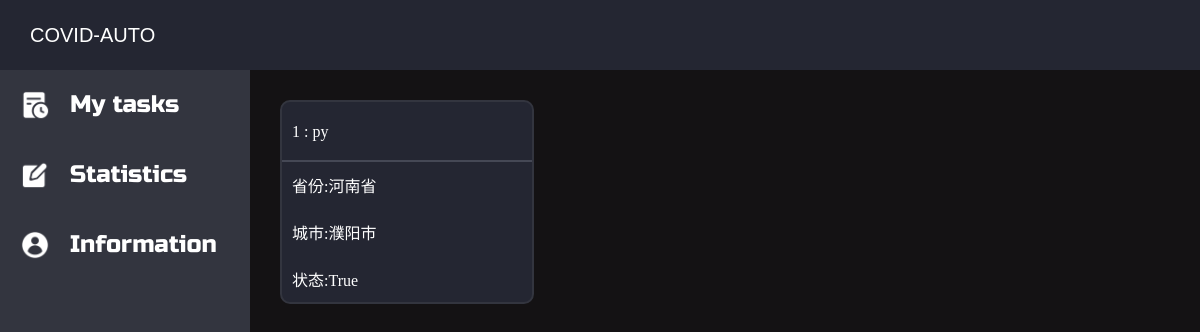
The app's page /task/ (signed in), older data.
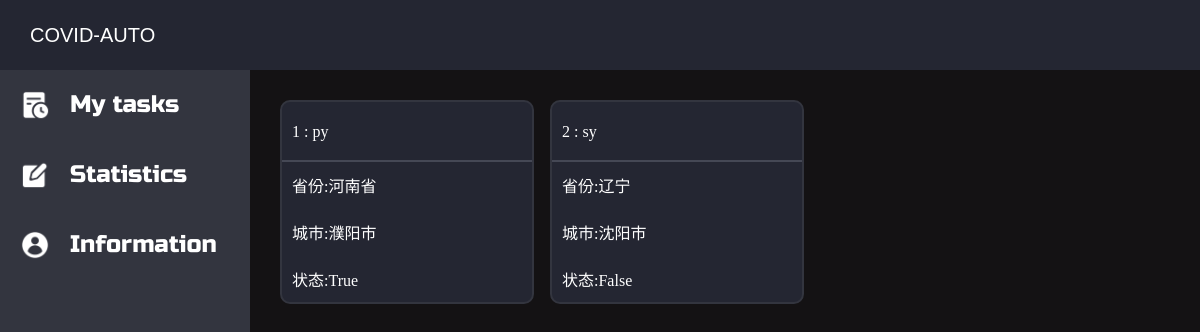
The same page, newer data.
### task/models.py (models this page shows)
class Task(models.Model):
    task_owner = models.ForeignKey(User, on_delete = models.DO_NOTHING) # 设置task使用者
    on_or_off = models.BooleanField(default = False) # 是否启用
    task_title = models.CharField(max_length = 50) # 任务名称
    task_username = models.CharField(max_length = 20) # 姓名
    task_stu_id = models.CharField(max_length = 20) # 学号
    task_phone = models.CharField(max_length = 20) # 电话号码
    task_institution = models.CharField(max_length = 20) # 学院
    task_province = models.CharField(max_length = 20) # 省份
    task_city = models.CharField(max_length = 30) # 城市
    task_form_id = models.CharField(max_length = 10) # 信息表中id
    vjuid = models.CharField(max_length = 20) # vjuid
    vjvd = models.CharField(max_length = 50) # vjvd
    vt = models.CharField(max_length = 20) # vt
    UUkey = models.CharField(max_length = 50) # UUkey

### task/views.py (the view)
# urls.py: path('', views.control_tasks, name = 'control_tasks'),
def control_tasks(request):
    if request.user.username != '': # 如果登录成功
        context = {}
        context['tasks'] = Task.objects.filter(task_owner = request.user)
        return render(request, 'task.html', context)
    else: # 如果未登录，则跳转登录界面
        return redirect('/login_page/')

### task/templates/task.html (shortened to what this page needs)
{% extends 'task_base.html' %}
{% block task_content %}
    {% for task in tasks %}
        <div class="items" onclick="popWindow(this)">
            <div class="item-title"><span>{{ task.id }}</span> : {{ task.task_title }}</div>
            <div class="item-content">
                <div class="location-province">省份:{{ task.task_province }}</div>
                <div class="location-city">城市:{{ task.task_city }}</div>
                <div class="on-off">状态:{{ task.on_or_off }}</div>
            </div>
        </div>
    {% endfor %}
{% endblock %}

### task/templates/task_base.html (shortened to what this page needs)
<!DOCTYPE html>
<html lang="en">
<head>
    <link rel="stylesheet" href="/static/css/task.css">
</head>
<body>
    <div class="container">
        <div class="title-bar"><span>COVID-AUTO</span></div>
        <div class="left-nav">
            <ul>
                <li class="icon-tasks">My tasks</li>
                <li class="icon-statistics">Statistics</li>
                <li class="icon-user">Information</li>
            </ul>
        </div>
        <div class="content">
            {% block task_content %}{% endblock %}
        </div>
    </div>
</body>
</html>

### static/css/task.css (style rules this page uses)
* { padding: 0; margin: 0; }
html, body { width: 100%; height: 100%; }
div.container { height: 100%; width: 100%; background-color: #141214; box-sizing: border-box; padding: 70px 0 0; }
div.title-bar { float: left; height: 70px; width: 100%; background-color: #242632; font-family: 'Mochiy Pop P One', sans-serif; font-size: 20px; color: white; line-height: 70px; margin: -70px 0 0; }
div.title-bar span { display: inline-block; padding-left: 30px; }
div.left-nav { display: inline-block; height: 100%; width: 250px; background-color: #33353F; }
div.left-nav ul { width: 100%; list-style: none; color: white; font-family: 'Russo One', sans-serif; font-size: 24px; }
div.left-nav ul li { height: 70px; line-height: 70px; padding-left: 70px; cursor: pointer; }
li.icon-tasks { background: url(/static/icons/icon-tasks.png) no-repeat 20px 20px; background-size: 30px 30px; }
li.icon-statistics { background: url(/static/icons/icon-statistics.png) no-repeat 20px 20px; background-size: 30px 30px; }
li.icon-user { background: url(/static/icons/icon-user.png) no-repeat 20px 20px; background-size: 30px 30px; }
div.content { float: right; background-color: #141214; width: calc(100% - 250px); height: 100%; overflow: auto; display: grid; grid-template-columns: repeat(auto-fill, 250px); grid-column-gap: 20px; }
div.content .items { background-color: #242632; border: 2px solid #33353F; border-radius: 10px; margin: 30px; height: 200px; width: 250px; display: grid; grid-template-rows: 60px 140px; overflow: hidden; cursor: pointer; }
div.items div.item-title { line-height: 60px; color: white; font-family: 'ZCOOL KuaiLe', cursive; width: 100%; border-bottom: 2px solid #454855; padding-left: 10px; }
div.items div.item-content { padding-left: 10px; width: 100%; display: grid; grid-template-rows: 1fr 1fr 1fr; align-items: center; color: white; font-family: 'ZCOOL KuaiLe', cursive; }

Row changes from the older to the newer data that the page shows:
added Task: id "2", task_title "sy", task_province "辽宁", task_city "沈阳市", on_or_off "False"
